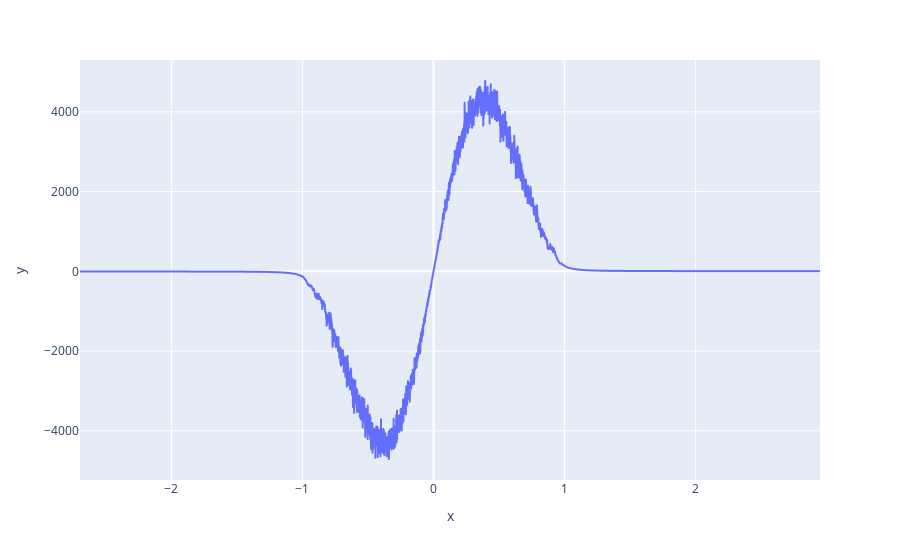

Here is the notebook cell this chart was saved with:
### Code cell
# Identifying the optimal spread over time
print(f"Max sharpe ratio: {max(array_sharpe_ratio)} at spread: {array_spread_value[array_sharpe_ratio.index(max(array_sharpe_ratio))]}")
fig = px.line(x=array_spread_value, y=array_sharpe_ratio)
fig.show()

### Figure 1 — Plotly figure (JSON) as saved in the notebook; plotly's stock layout.template omitted (floating-point values rounded to 4 significant figures; data arrays with more than 128 entries replaced by an {"elided": "..."} marker saying what was removed)
{"data": [{"hovertemplate": "x=%{x}<br>y=%{y}<extra></extra>", "legendgroup": "", "line": {"color": "#636efa", "dash": "solid"}, "marker": {"symbol": "circle"}, "mode": "lines", "name": "", "showlegend": false, "type": "scattergl", "x": {"elided": "5648 float values"}, "xaxis": "x", "y": {"elided": "5648 float values"}, "yaxis": "y"}], "layout": {"legend": {"tracegroupgap": 0}, "margin": {"t": 60}, "xaxis": {"anchor": "y", "domain": [0, 1], "title": {"text": "x"}}, "yaxis": {"anchor": "x", "domain": [0, 1], "title": {"text": "y"}}}}
